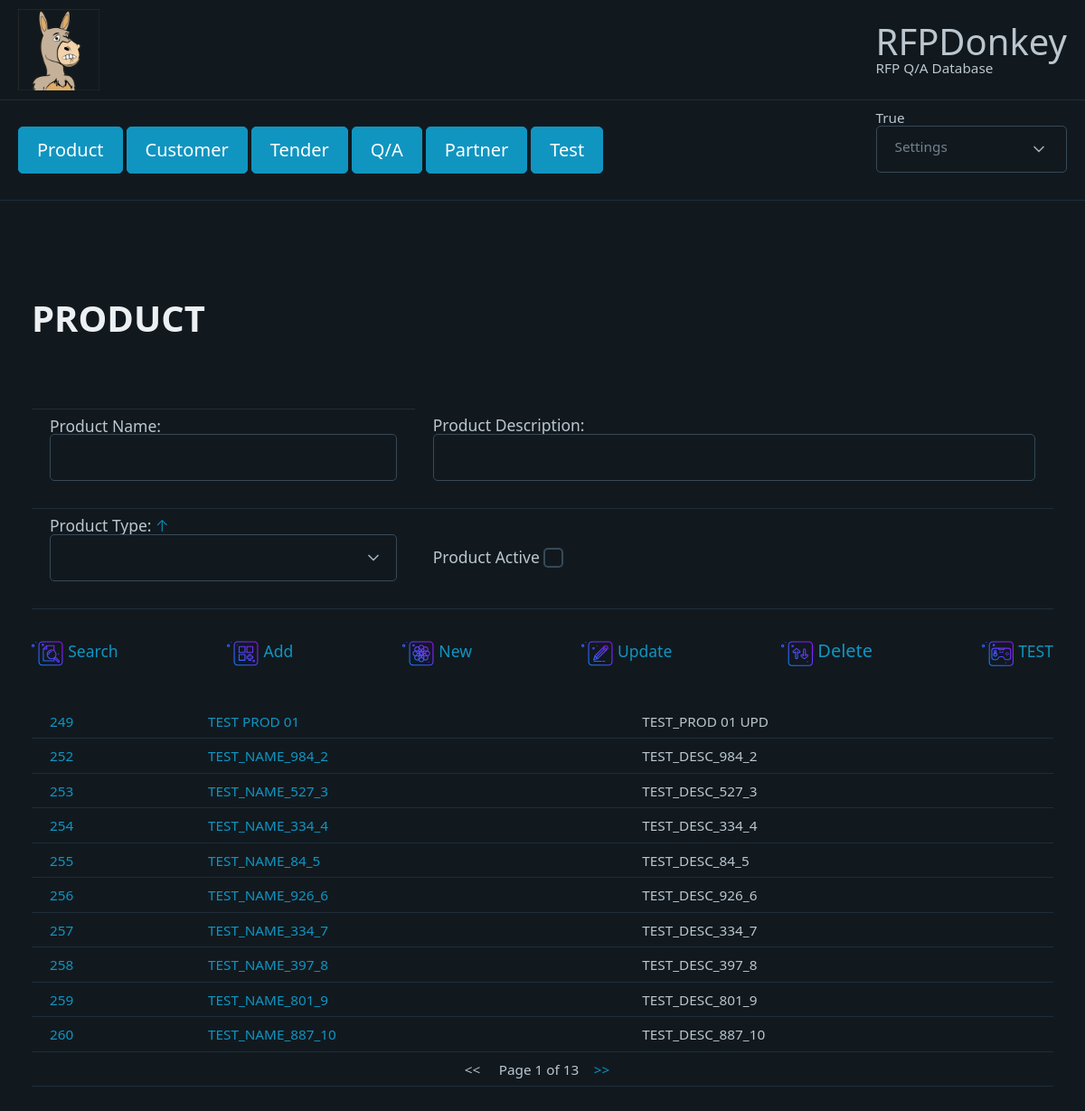
The page /product_new/1/1/ (signed in) on the database its author committed.
### RFPDonkey/models.py (models this page shows, shortened)
class product(models.Model):
    product_name  =models.CharField(max_length=200, null=False)
    product_description = models.CharField(max_length=500, null = True)
    product_type = models.ForeignKey(product_type, on_delete=models.CASCADE)
    product_active  = models.BooleanField(null=False)

### RFPDonkey/views.py (the view)
# urls.py: path("product_new/<int:c_page>/<int:t_pages>/",views.product_new,name="product_new"),
@csrf_protect
def product_new(request,c_page,t_pages):
    previous = False
    next = False
    start_page = (c_page-1)*items_per_page
    prod =  product.objects.all()[start_page:start_page+items_per_page]
    prod_types = product_type.objects.all()
    template = loader.get_template("product.html")
    t_pages = math.ceil(product.objects.all().count()/items_per_page)
    if (c_page>1):
        previous = True
    if (c_page<t_pages):
        next = True
    context = {
        "c_page":int(c_page),
        "t_pages":t_pages,
        "prev_pg":previous,
        "next_pg":next,
        "products":prod,
        "product_types":prod_types,
        "auth":  request.session["AUTH"]
    }
    return HttpResponse(template.render(context, request))

### RFPDonkey/models.py (called while the page is built)
    def __str__(self):
        return self.product_type_name

### RFPDonkey/templates/product.html (shortened to what this page needs)
{% extends "base.html" %}
{% load static %}
{% block container %}
<html data-theme="dark">
    <head>
    </head>
    <body>
        <h1>PRODUCT</h1>
        <center>
            <form action="" name="frm" id="frm">
                <table>
                    <tr>
                        <td>
                        </td>
                    </tr>
                    <tr>
                        <td>Product Name: <input type="text" size="50" name="product_name"></td>
                        <td>Product Description: <input type="text" name = "product_description" size="100"></td>
                    </tr>
                    <tr>
                        <td>
                        Product Type:
                        <a href="javascript:ProductTypeLookUp()" class="outline" width="5%">&#8593;</a>
                        <select name="product_type" id="">
                            <option value=""></option>
                            {% for pt in product_types%}
                            <option value="{{pt}}">{{pt.product_type_name}}</option>
                            {% endfor %}
                        </select>
                        </td>
                        <td>
                            Product Active <input type="checkbox" name="product_active" >
                        </td>
                    </tr>
                </table>
            </form>
        </center>
        <nav>
            <a role ="menuitem" href="javascript:ProdSearch(1,1,0)" >
                <small>Search </small>
              </a>
              <a role ="menuitem" href="javascript:ProdAdd(1,1,0)">
                <small>Add</small>
              </a>
              <a role ="menuitem" href="javascript:ProdNew()">
                <small>New</small>
              </a>
              <a role ="menuitem" href="javascript:ProdUpdate(1,1,0)">
                <small>Update</small>
              </a>
              <a role ="menuitem" href="javascript:ProdDelete(1,1,0)">
                <smalll>Delete</smalll>
              </a>
              <a role ="menuitem" href="javascript:Test()">
                <small>TEST</small>
              </a>
        </nav>
        <br><br>
        <table>
            {% for p in products %}
            <tr>
                <td>
                <small>
                <a href="javascript:ProdSelection('{{p.id}}','{{p.product_name}}','{{p.product_description}}','{{p.product_type}}','{{p.product_active}}')">{{p.id}}</a>
                </small>
                </td>
                <td><small><a href="javascript:ProdSelection('{{p.id}}','{{p.product_name}}','{{p.product_description}}','{{p.product_type}}','{{p.product_active}}')">{{p.product_name}}</a></small></td>
                <td><small>{{p.product_description}}</small></td>
            </tr>
            {% endfor %}
            <tr>
                <td colspan = "3">
                    <center>
                        {% if prev_pg %}
                        <small> 	<a href="javascript:Product({{c_page}},{{t_pages}},-1)">&lt;&lt; </a> &nbsp;&nbsp;&nbsp;</small>
                        {% else %}
                        <small> &lt;&lt;  &nbsp;&nbsp;&nbsp;</small>
                        {%endif%}
                        <small> Page {{c_page}} of {{t_pages}}</small>
                        {% if next_pg %}
                        <small>&nbsp;&nbsp;&nbsp;<a href="javascript:Product({{c_page}},{{t_pages}},1)">&gt;&gt;</a>&nbsp;&nbsp;&nbsp;</small>
                        {%else%}
                        <small>&nbsp;&nbsp;&nbsp;&gt;&gt;&nbsp;&nbsp;&nbsp;</small>
                        {% endif %}
                    </center>
                </td>
            </tr>
        </table>
    </body>
</html>
{% endblock%}

### rows shown on the page
product: id "249", product_name "TEST PROD 01", product_description "TEST_PROD 01 UPD"
product: id "252", product_name "TEST_NAME_984_2", product_description "TEST_DESC_984_2"
product: id "253", product_name "TEST_NAME_527_3", product_description "TEST_DESC_527_3"
product: id "254", product_name "TEST_NAME_334_4", product_description "TEST_DESC_334_4"
product: id "255", product_name "TEST_NAME_84_5", product_description "TEST_DESC_84_5"
product: id "256", product_name "TEST_NAME_926_6", product_description "TEST_DESC_926_6"
product: id "257", product_name "TEST_NAME_334_7", product_description "TEST_DESC_334_7"
product: id "258", product_name "TEST_NAME_397_8", product_description "TEST_DESC_397_8"
product: id "259", product_name "TEST_NAME_801_9", product_description "TEST_DESC_801_9"
product: id "260", product_name "TEST_NAME_887_10", product_description "TEST_DESC_887_10"

### other values the page prints
{{ auth }} "True"
{{ c_page }} "1"
{{ t_pages }} "13"
